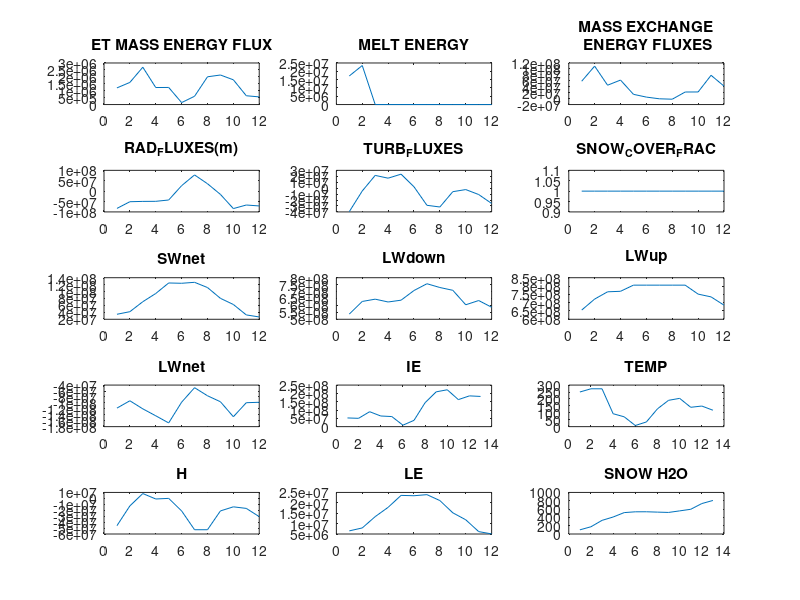

MATLAB code for this plot:
function TESTSCRIPT_SNOW_MODEL_TEST_DEC20

disp('Figure out why March Temp drops to 100K')
keyboard



PARS=parameter_constants;



%Snow precip (assuming liquid precip = 0)
%METDATAPRECsnow = [1,1,1,1,0,0,0,0,0,1,1,1]; %mm/day (liquid water equivalent)
METDATAPRECsnow = [3.50 6.50 2.80 3.70 0.90 0.30 0. 0. 1.40 1.40 4.60 2.50]; % unit mm/day liquid water equivalent, ERA5
% total precipitation = [3.50 6.70 3.30 4.20 1.40 2.0 0.90 0.90 3.70  1.80  4.90 2.50]% unit mm/day liquid water equivalent, ERA5
METDATAAIRtemp= [-5,-5,-5,-3,0,4,10,10,4,-2,-3,-5]; % celcius
deltat=365.25/12;
%Assume zero soil-snow flux

%SW MJ/m2/d
%./CARDAMOM_JPL/PYTHON/ERA5_API/ERA5_API_DOWNLOADER.py -o  ./DATA/ERA5/wyoming_snow_test.nc -v surface_solar_radiation_downwards  --year 2017  --month 01 02 03 04 05 06 07 08 09 10 11 12   --area 43 -111 44 -110    --monthly_average    --grid_size  1 1
METDATASWdown = [7.3381   11.5162   16.8397   21.9049   25.4404   28.4061   28.5217   24.6995   19.1908   12.8110    8.0631    5.7136];
%Lowngwave (MJ/m2/d)
METDATALWdown = [254, 266, 274, 286, 295, 335, 355, 360, 340, 326, 282, 254]*3600*24/1e6*1.02;
% LWdown =[22.3845   23.4420   24.1471   25.2046   25.9978   29.5229   31.2854   31.7261   29.9635   28.7297   24.8521   22.3845]
METDATALWup = [271, 283, 292, 305, 314, 357, 378, 383, 362, 347, 300, 271]*3600*24/1e6;
% LWup =[23.4144   24.4512   25.2288   26.3520   27.1296   30.8448   32.6592   33.0912   31.2768   29.9808   25.9200   23.4144]

% -------------------------
% downloaded from ERA5
%./CARDAMOM_JPL/PYTHON/ERA5_API/ERA5_API_DOWNLOADER.py -o ./RESEARCH/DATA/ERA5_API/wyoming_radiation_test.nc -v surface_net_solar_radiation surface_net_thermal_radiation surface_solar_radiation_downwards surface_thermal_radiation_downwards --year 2017 --month 01 02 03 04 05 06 07 08 09 10 11 12   --area 43.5 -110.5 43.5 -110.5 --monthly_average --grid_size 1 1

% unit covert from J/m2/day to MJ/m2/day  (/1e6)
 METDATASWdown = [7.5455    9.1782   15.4878   20.6763   27.3366   27.1438   27.7512   24.4484   17.6172   13.7335    7.1347    5.8443];
 METDATALWdown = [ 18.2143   21.2924   21.8513   21.1625   21.6022   23.9659   25.6225   24.7010   24.0173   20.4801   21.5173   19.8812];
 %netLWup  = LWup - LWdown
 %LWup = LWdown + netLWup
 %netLWup = [3.9281    3.0944    3.9953    4.7450    6.2141    5.6763    7.1693    7.3669    5.4266    4.9323    3.3277    3.2545];
 METDATALWnet=[3.9281    3.0944    3.9953    4.7450    6.2141    5.6763    7.1693    7.3669    5.4266    4.9323    3.3277    3.2545] ;
 METDATALWup = ( METDATALWnet +  METDATALWdown);

% in W/m2 /(3600*24)
% SWdown = [87.3325  106.2289  179.2574  239.3091  316.3962  314.1638  321.1939  282.9676  203.9033  158.9526   82.5774   67.6428];
% LWdown = [210.8138  246.4401  252.9088  244.9368  250.0251  277.3837  296.5569  285.8908  277.9777  237.0380  249.0425  230.1061];
% LWup = [45.4647   35.8150   46.2419   54.9189   71.9221   65.6975   82.9775   85.2654   62.8074   57.0869   38.5149   37.6683];
% ratio of netSW/SWdown = [0.6538    0.6533    0.6629    0.6566    0.6778  0.6924    0.8487    0.8718    0.8088    0.6811    0.6597    0.6552]

% snow variables
% snowcover=[99.9512   99.9512   99.9512   99.9512   99.9512   99.8947   11.3079     0   37.8159   94.7090   97.9974   99.9512]
% SWE=[0.2658    0.4133    0.5333    0.6217    0.6410    0.3495    0.0078     0    0.0105    0.0255    0.0953    0.1821]
% snowmelt=[0         0         0         0    0.0032    0.0173    0.0027         0    0.0008    0.0013         0         0]
 METDATAsnowsurft=[258.9934  265.2638  268.6025  268.8325  271.9822  273.0088  273.0925  273.1602  271.8199  267.3160  266.4712  262.0739];
METDATAskintemp=[259.4507  265.7600  269.7007  269.9660  274.7928  279.0397  286.2732  284.8947  278.5555  268.4642  266.9638  262.3272];
%-------------------------

% ET can be calculated offline
METDATAET = METDATASWdown * 0.01;%mm/day

%CONST.ant for now
%Changes in reality
%Shuang has snow albedo timeseries
CONST.albedo=0.85;

CONST.emissivity = 0.97;

%Aerodynamic resistance
fric_vel=0.1;
CONST.Hconductance= fric_vel/50;%m/s

CONST.air_density = 1;%kg/m3 %Function of ERA5 pressure/specific humidity/temperature
CONST.Cp=1004; %J/kg/K %specific heat of air at const pressure

%UNITS CHECK: Hconductance * ( delta_TEMP)*CONST.air_density *CONST.Cp 
%UNITS = J/m2/s



CONST.sigmaSB=5.67e-8;

DIAG.SWup=METDATASWdown*CONST.albedo;

DIAG.Rnet = METDATASWdown + METDATALWdown - DIAG.SWup - METDATALWup;

%"S" is state variable
%Snow SWE in Jan 1st  = 50 mm
%Units mm of liquid water
%1mm/m2 = 1kg H2O
%Meaning mm/m2 and kg can be used interchangeably.
SNOW_H2O(1) = 100;
%Snow temp initial condition (K)
SNOW_TEMP(1) = 250;





%E_tsw = M_tsw *c_i*T_tsw T_tsw = E_tsw/(c_i*M_tsw)13:34

%snow2energy= @(snowtemp) (1.0 - fliq) * cice * temp & + fliq * cliq * (temp - tsupercool_liq) 
%IE=(1.0 - fliq) * cice * temp & + fliq * cliq * (temp - tsupercool_liq) ;
%l = (\frac{Q_{tsw}-Q_{tsw0}}{Q_{tsw1}-Q_{tsw0}})13:40

FUNC.snow_fliq=@(snow_ie_pum, PARS) min(max((snow_ie_pum - PARS.IE_at_0C_solid )/ (PARS.IE_at_0C_liquid - PARS.IE_at_0C_solid),0),1);
%OVERLEAF FOR SNOW TEMP FUNCTION;
%Re-arrange from above equations
%Ensure snow_ie is per unit mass
FUNC.snow_temp=@(snow_ie,PARS) min(snow_ie/PARS.cice,PARS.tp);

    
 
%Arg 1. temp
%ARg 2. par struct 
%Arg 3. fliq
FUNC.snow2energy= @(snowtemp,PARS,fliq) (1.0 - fliq) * PARS.cice * snowtemp + fliq * PARS.cliq * (snowtemp - PARS.tsupercool_liq) ;

% **********************************************************************
% calculate aero conductance for sensible heat transfer (as a function of wind speed)
% Inputs:
 PARS.AERO.z=10;% Velocity reference height in meters
 PARS.AERO.h=0.03; % Characteristic roughness height in meters
 PARS.AERO.kappa=0.4; % von Karman's constant
 v10=[0.4817    0.9765    0.8134    0.5430    0.1999    0.5219    0.3391    0.2098    0.3396    0.4556    1.0371    0.4066];% Horizontal wind velocity at reference height (z) in m/s
 u10=[0.0191    0.7561    0.9194    0.7794    0.2525    0.5823    0.2504    0.3517    0.1578    0.4720    0.3309    0.3905];
 METDATA.ws10=sqrt(v10.^2+u10.^2);
 
%  ws2=v10*4.87/ln(67.8*10-5.42);% roughly ws2=0.75*ws10
 PARS.AERO.d=0.7*PARS.AERO.h; % Approximation for zero-plane displacement height
 PARS.AERO.z_0=0.1*PARS.AERO.h; % Approximation for momentum roughness height
% Outputs: Aerodynamic resistance in s/m
 FUNC.aeroconductance=@(PARS,ws10) (PARS.AERO.kappa^2.*ws10)/log((PARS.AERO.z-PARS.AERO.d)./PARS.AERO.z_0).^2;

% **********************************************************************

%Snow internal energy per unit snow (mm) * SNOW MASS
SNOW_IE(1) = double(FUNC.snow2energy(SNOW_TEMP(1), PARS, 0) * SNOW_H2O(1));


SNOW_LF(1)=FUNC.snow_fliq(SNOW_IE(1)/SNOW_H2O(1) , PARS);


disp('NEXT STEP: CHECK SNOW TEMP ROUTINE')
disp('internal energy per area vs internal energy per kg check')
keyboard

%dSWE/dt = PRECsnow - Sublimation - Melt


for m=1:12
    
    %Step 1. Add snow H2O contribution to snow pack
    %Note: rain goes straight to surface runoff, 
    %ASSUMPTION: liquid precip no interaction with snow energy balance.
    
    %One month timestep (adding snow in mm/month)
    %50mm
    %Assume all snow goes to snowpack
    SNOW_H2O(m+1) = SNOW_H2O(m) + METDATAPRECsnow (m)*deltat;
    
    %Step 2. NEXT STEP, calculate PRECsnow_IE
    %Re-analysis data includes snow:rain fraction
    %For now: assume snow is <= 0C
    %Energy per unit mass X mass
    %(J/m2/day)
    
    %Per unit snow area
    METDATALWup(m)=CONST.emissivity*min(METDATAskintemp(m),PARS.tp).^4*CONST.sigmaSB *24*3600*1e-6;%MJ/m2/d
%    METDATALWup(m)=CONST.emissivity*SNOW_TEMP(m).^4*CONST.sigmaSB *24*3600*1e-6;%MJ/m2/d
           LWUP(m) = METDATALWup(m)*1e6*deltat;


    %Radiative fluxes (J/m2/month)
        %Per unit snow area
        %Energy Loss = negative values

        SWNET(m)=METDATASWdown(m)*(1-CONST.albedo)*1e6*deltat;
        LWDOWN(m)=METDATALWdown(m)*CONST.emissivity*1e6*deltat;
        LWnet(m) = LWDOWN(m) -  LWUP(m);
        
    RAD_FLUXES(m)= SWNET(m) +LWnet(m);
    
    %Turbulent fluxes (ground to air flux = +ve)
    %J/m2/s
    %Convention = +ve flux upwards
    %npote : airtemp in celcius
    %H is in J/m2/month
        %Per unit snow area

        H(m) =CONST.Hconductance * (min(METDATAskintemp(m),PARS.tp) - (METDATAAIRtemp(m)+PARS.tp))*CONST.air_density *CONST.Cp *3600*24*deltat;
    
        %ET = mm/day
        %Evapotranspiration flux
        %J/m2/month
            %Per unit snow area

        LE(m) = METDATAET(m)*PARS.latent_heat_sub*CONST.air_density*deltat;
        
        %Turbulent fluxes
        %Convention = +ve flux upward
            %Per unit snow area

        TURB_FLUXES(m) = H(m) + LE(m);
        
    

       
       %ET units = mm/day
       %Water loss internal energy flux
           %Per unit snow area
       ET_MASS_ENERGY_FLUX(m) = METDATAET(m)* FUNC.snow2energy(SNOW_TEMP(m) ,PARS ,0)*deltat;
       
%Snow integrated flux (not per unit area)       
        SNOW_MASS_ENERGY_FLUX(m)= FUNC.snow2energy(min(METDATAAIRtemp(m)+PARS.tp, PARS.tp),PARS,0) *METDATAPRECsnow(m)*deltat ;
       
        %Surface met mass energy exchange  (excluding melt)
        %Snow input
        %ET 
        
                %Shunag has a few option option
        
        SNOW_COVER_FRAC(m)=double(SNOW_H2O(m)>30);
        SNOW_COVER_FRAC(m)=min(SNOW_H2O(m)/100,1);
        
        
%Assume we get 100% of new snow
%BUT ET scales with snow cover

        MASS_EXCHANGE_ENERGY_FLUXES(m) = SNOW_MASS_ENERGY_FLUX(m) - ET_MASS_ENERGY_FLUX(m)*SNOW_COVER_FRAC(m);
         

        
        
    %Track energy in Jules
    %CONTINUE FROM HERE (WHY IS IE NEGATIVE)?
    %SNOW_IE and MASS_EXCHANGE_ENERGY_FLUXES 
         SNOW_IE(m+1) = max(SNOW_IE(m) + MASS_EXCHANGE_ENERGY_FLUXES(m)+ (RAD_FLUXES(m) - TURB_FLUXES(m))*SNOW_COVER_FRAC(m),0);
         

         
         %Calculate temperature of snow after enegry exchange.
         if SNOW_H2O(m)>0;
         SNOW_TEMP(m+1) =  FUNC.snow_temp(SNOW_IE(m+1)/SNOW_H2O(m), PARS) ;
         %Snow LF correct for any temperature
         %FUNC.snow_fliq=@(snow_ie, PARS) min(max((snow_ie - PARS.IE_at_0C_solid )/ (PARS.IE_at_0C_liquid - PARS.IE_at_0C_solid),0),1);
      % If temp is above zero, snow LF calculation = 1
      % If temp is at zero, snow LF calculation = 0-1
      % If temp is below zero, snow LF calculation = 0
      %CONTINUE FROM HERE: check liquid fraction and internal energy
      
         SNOW_LF(m+1) =  FUNC.snow_fliq(SNOW_IE(m+1)/SNOW_H2O(m), PARS) ;
         

%         me%lt (m) = max(0, (snow_ie - snow_h2o * snow_ie_0C_all_ice));

                  %melt (m) = @(snow_ie,PARS) max(0, (snow_ie - PARS.IE_at_0C_solid));

         %units = SNOW_IE (J)
         %units =
         %
                 %MELT_ENERGY(m) =  max(0, (SNOW_IE(m+1) - SNOW_H2O(m) *PARS.IE_at_0C_solid));
                 
                 %MELT_IE = SNOW_IE - (1 - SNOW_LF) * SNOW_H2O * PARS.IE_0C_solid
                 
                 
                 %All units = J/m2/month
                 %Quantity = total energy removed through timestep
                 %(timestep is already implicit)
                    %MELT_ENERGY(m) = max(0, SNOW_IE(m+1) - (1 - SNOW_LF(m+1)) * SNOW_H2O(m) * PARS.IE_at_0C_solid);

                    %SNOW liq. frac x snow mass
                    
                  MELT_MASS(m) =    SNOW_LF(m+1) * SNOW_H2O(m)  ;
                  
                  MELT_ENERGY(m) =   MELT_MASS(m)* PARS.IE_at_0C_solid;


                 
                %MELT(m) = (SNOW_TEMP(m)  -  PARS.tp) *PARS.cice * (SNOW_H2O(m)*(1-SNOW_LF(m));

         else
              SNOW_TEMP(m+1) = NaN;
              SNOW_LF(m+1) = NaN;
                     MELT_ENERGY(m) = 0;
                     MELT_MASS(m) = 0;

         end
         %Step 3. Cas
         

         
                 %Melt 
        %Mass flux
        %MELT_MASS_FLUX(m) = 
        %Energy flux
    %
         
         
    %    FUNC.snow2energy(SNOW_TEMP(m),PARS,

    %FUNC.snow_fliq
    
    %Snow melt at each timestep
    %TO DO NEXT:
    %Calculate melt as a function of change in liquid fraction
    %Calculate liquid fraction as a function of change in energy
    %"Melt" only occurs if SNOW_LF(t+1) - SNOW_LF(t) > 0;
    %"Re-Freezing" occurs if SNOW_LF(t+1) - SNOW_LF(t) < 0;
    %Option 1 = prognostically track SNOW_LF, but ALSO decide how much (if
    %not all) leaves snowpack
    %Option 2 = SNOW_LF is always zero (so snow is drained/dry at
    %begining of each iteration), so no refreezing.
    
    
    
      
    %Snow H2O balance
    %ET units are in mm/day
    SNOW_H2O(m+1) =SNOW_H2O(m) + METDATAPRECsnow(m)*deltat  - METDATAET(m)*deltat - MELT_MASS(m);
    
                      SNOW_IE(m+1) = max(SNOW_IE(m+1) - MELT_ENERGY(m),0);

    %Snow internal energy
    %SNOW_IE(m+1) =SNOW_IE(m) + 
    
end


figure(1);clf;
for s=1:9;subplot(5,3,s);set(gca,'FontSize',10);end
subplot(5,3,1);plot(ET_MASS_ENERGY_FLUX);title('ET MASS ENERGY FLUX')
subplot(5,3,2);plot(MELT_ENERGY);title('MELT ENERGY');
subplot(5,3,3);plot(MASS_EXCHANGE_ENERGY_FLUXES);title(sprintf('MASS EXCHANGE\n ENERGY FLUXES'))
subplot(5,3,4);plot(RAD_FLUXES);title('RAD_FLUXES(m)')
subplot(5,3,5);plot(TURB_FLUXES);title('TURB_FLUXES')
subplot(5,3,6);plot(SNOW_COVER_FRAC);title('SNOW_COVER_FRAC')
subplot(5,3,7);plot(SWNET);title('SWnet');
subplot(5,3,8);plot(LWDOWN);title('LWdown');
subplot(5,3,9);plot(LWUP);title('LWup');
subplot(5,3,10);plot(LWnet);title('LWnet');
subplot(5,3,11);plot(SNOW_IE);title('IE');
subplot(5,3,12);plot(SNOW_TEMP);title('TEMP');
subplot(5,3,13);plot(H);title('H');
subplot(5,3,14);plot(LE);title('LE');
subplot(5,3,15);plot(SNOW_H2O);title('SNOW H2O');



for s=1:9;subplot(5,3,s);set(gca,'FontSize',10);end

+ (RAD_FLUXES(m) - TURB_FLUXES(m))*SNOW_COVER_FRAC(m);




keyboard


end


function ERA5_DATA

load('MATLAB/test_fun/ERAsupp_wyo_2017.mat')
load('MATLAB/test_fun/ERAsnow_wyo_2017.mat')



%eva_baresoil(m),
%eva_topcano(m),
%eva_vegetran(m),
%forecast_albedo(0-1),
%potential_eva(m),stl1(K),stl2(K),stl3(K),stl4(K),swvl1(m3/m3),swvl2(m3/m3),swvl3(m3/m3),swvl4(m3/m3),LE(J/m2),H(J/m2)
  %ERAsuppwyo.
  
  ERA5.albedo = ERAsuppwyo.forecast_albedo_0_1_;
deltat=365.25/12;

  ERA5.H = ERAsuppwyo.H_J_m2_*deltat;
  ERA5.LE = ERAsuppwyo.LE_J_m2_*deltat;
  %ERA5. = ERAsuppwyo.

end


function PARS=parameter_constants




%SNOW_ENERGY = wmass * ( (1.0 - fliq) * cice * temp & + fliq * cliq * (temp - tsupercool_liq) )
%Snow energy per mm SWE (which means energy/mm/m2)
PARS.cice = 2.093e3;% ! Ice specific heat (Ci) [ J/kg/K]13:34
PARS.cliq = 4.186e3; % ! Liquid water specific heat (Cl) [ J/kg/K]
%     tsupercool_liq = t3ple - (uiicet3 + alli ) * cliqi13:54
%     temp = uint * cliqi + tsupercool_liq13:53

PARS.tp = 273.16; %triple-point temp.
PARS.latent_heat_fusion = 334000; % J/kg
PARS.latent_heat_vap=2.5e6;%J/kg
%Note: latent heat of vaporization is (more accurately) 
%True for any temperature (simplification: not a function of temperature);
%E..g. look at ED2 or Williams et al., (2012) for linear temp dependence
%Climate and vegetation controls on the surface water balance: Synthesis of evapotranspiration measured across a global network of flux towers
PARS.latent_heat_sub=PARS.latent_heat_fusion + PARS.latent_heat_vap;%J/kg
PARS.IE_at_0C_solid=PARS.cice*PARS.tp;
PARS.IE_at_0C_liquid=PARS.cice*PARS.tp + PARS.latent_heat_fusion;
PARS.tsupercool_liq =  PARS.tp  - (PARS.IE_at_0C_liquid)/PARS.cliq; %[K];

end


%This can be the CARDAMOM_wide temp calculation
%Adapt for dry soil heat capacity
%Look at Longo overleaf or ED2 fortran code for dry soil stuff.


%Alternative form here
%FUNC.snow_temp=@(snow_ie,PARS) min(snow_ie/PARS.cice,PARS.tp);


function temp_all=snow_temp(snow_ie,PARS)


for n=1:numel(snow_ie)
if snow_ie(n)>PARS.IE_at_0C_liquid


    temp=(snow_ie(n))./PARS.cliq + PARS.tsupercool_liq;
    
elseif snow_ie(n)<PARS.IE_at_0C_solid
    
    
        temp=(snow_ie(n))./PARS.cice;

else
    temp=PARS.tp;
end

temp_all(n)=temp;

end

end

